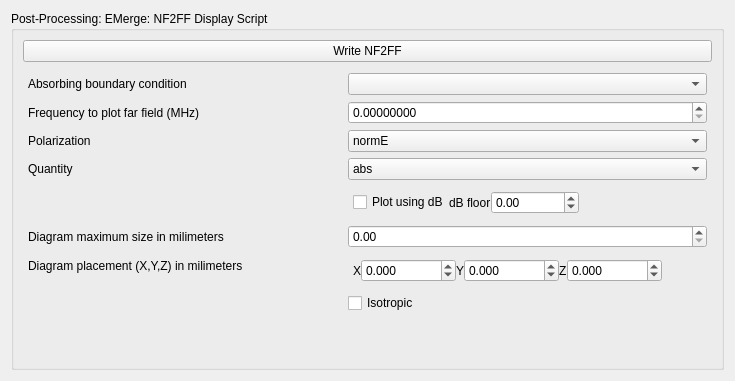
                   <widget class="QWidget" name="probeProcessingEmergeTab_nf2ffTab">
                    <attribute name="title">
                     <string>NF2FF</string>
                    </attribute>
                    <layout class="QVBoxLayout" name="verticalLayout_46">
                     <item>
                      <widget class="QGroupBox" name="nf2ffEMergeGroupProcessing">
                       <property name="title">
                        <string>Post-Processing: EMerge: NF2FF Display Script</string>
                       </property>
                       <layout class="QVBoxLayout" name="verticalLayout_45">
                        <item>
                         <widget class="QPushButton" name="writeNf2ffEmergeButton">
                          <property name="text">
                           <string>Write NF2FF</string>
                          </property>
                         </widget>
                        </item>
                        <item>
                         <layout class="QFormLayout" name="formLayout_2">
                          <property name="horizontalSpacing">
                           <number>0</number>
                          </property>
                          <property name="leftMargin">
                           <number>5</number>
                          </property>
                          <property name="topMargin">
                           <number>5</number>
                          </property>
                          <property name="rightMargin">
                           <number>5</number>
                          </property>
                          <property name="bottomMargin">
                           <number>5</number>
                          </property>
                          <item row="0" column="0">
                           <widget class="QLabel" name="label_126">
                            <property name="text">
                             <string>Absorbing boundary condition</string>
                            </property>
                           </widget>
                          </item>
                          <item row="0" column="1">
                           <widget class="QComboBox" name="portNf2ffEmergeObjectList"/>
                          </item>
                          <item row="1" column="0">
                           <widget class="QLabel" name="label_127">
                            <property name="text">
                             <string>Frequency to plot far field (MHz)</string>
                            </property>
                           </widget>
                          </item>
                          <item row="1" column="1">
                           <widget class="QDoubleSpinBox" name="boundaryNf2ffEmergeFreq">
                            <property name="decimals">
                             <number>8</number>
                            </property>
                            <property name="maximum">
                             <double>10000000000.000000000000000</double>
                            </property>
                           </widget>
                          </item>
                          <item row="2" column="0">
                           <widget class="QLabel" name="label_128">
                            <property name="text">
                             <string>Polarization</string>
                            </property>
                           </widget>
                          </item>
                          <item row="2" column="1">
                           <widget class="QComboBox" name="polarizationNf2ffEmerge">
                            <item>
                             <property name="text">
                              <string>normE</string>
                             </property>
                            </item>
                            <item>
                             <property name="text">
                              <string>Erhcp</string>
                             </property>
                            </item>
                            <item>
                             <property name="text">
                              <string>Elhcp</string>
                             </property>
                            </item>
                            <item>
                             <property name="text">
                              <string>Etheta</string>
                             </property>
                            </item>
                            <item>
                             <property name="text">
                              <string>Ephi</string>
                             </property>
                            </item>
                            <item>
                             <property name="text">
                              <string>Ex</string>
                             </property>
                            </item>
                            <item>
                             <property name="text">
                              <string>Ey</string>
                             </property>
                            </item>
                            <item>
                             <property name="text">
                              <string>Ez</string>
                             </property>
                            </item>
                            <item>
                             <property name="text">
                              <string>AR</string>
                             </property>
                            </item>
                           </widget>
                          </item>
                          <item row="3" column="0">
                           <widget class="QLabel" name="label_129">
                            <property name="text">
                             <string>Quantity</string>
                            </property>
                           </widget>
                          </item>
                          <item row="3" column="1">
                           <widget class="QComboBox" name="quantityNf2ffEmerge">
                            <item>
                             <property name="text">
                              <string>abs</string>
                             </property>
                            </item>
                            <item>
                             <property name="text">
                              <string>real</string>
                             </property>
                            </item>
                            <item>
                             <property name="text">
                              <string>imag</string>
                             </property>
                            </item>
                            <item>
                             <property name="text">
                              <string>angle</string>
                             </property>
                            </item>
                           </widget>
                          </item>
                          <item row="4" column="0">
                           <spacer name="horizontalSpacer_54">
                            <property name="orientation">
                             <enum>Qt::Orientation::Horizontal</enum>
                            </property>
                            <property name="sizeHint" stdset="0">
                             <size>
                              <width>320</width>
                              <height>20</height>
                             </size>
                            </property>
                           </spacer>
                          </item>
                          <item row="4" column="1">
                           <layout class="QHBoxLayout" name="horizontalLayout_65">
                            <property name="leftMargin">
                             <number>5</number>
                            </property>
                            <property name="topMargin">
                             <number>5</number>
                            </property>
                            <property name="rightMargin">
                             <number>5</number>
                            </property>
                            <property name="bottomMargin">
                             <number>5</number>
                            </property>
                            <item>
                             <widget class="QCheckBox" name="useDecibelsNf2ffEmerge">
                              <property name="text">
                               <string>Plot using dB</string>
                              </property>
                             </widget>
                            </item>
                            <item>
                             <widget class="QLabel" name="label_130">
                              <property name="text">
                               <string>dB floor</string>
                              </property>
                             </widget>
                            </item>
                            <item>
                             <widget class="QDoubleSpinBox" name="dBFloorNf2ffEmerge">
                              <property name="minimum">
                               <double>-100000000.000000000000000</double>
                              </property>
                              <property name="maximum">
                               <double>100000000.000000000000000</double>
                              </property>
                             </widget>
                            </item>
                            <item>
                             <spacer name="horizontalSpacer_55">
                              <property name="orientation">
                               <enum>Qt::Orientation::Horizontal</enum>
                              </property>
                              <property name="sizeHint" stdset="0">
                               <size>
                                <width>40</width>
                                <height>20</height>
                               </size>
                              </property>
                             </spacer>
                            </item>
                           </layout>
                          </item>
                          <item row="5" column="0">
                           <widget class="QLabel" name="label_131">
                            <property name="text">
                             <string>Diagram maximum size in milimeters</string>
                            </property>
                           </widget>
                          </item>
                          <item row="5" column="1">
                           <widget class="QDoubleSpinBox" name="diagramRMaxNF2FFEmerge"/>
                          </item>
                          <item row="6" column="0">
                           <widget class="QLabel" name="label_132">
                            <property name="text">
                             <string>Diagram placement (X,Y,Z) in milimeters</string>
                            </property>
                           </widget>
                          </item>
                          <item row="6" column="1">
                           <layout class="QHBoxLayout" name="horizontalLayout_66">
                            <property name="leftMargin">
                             <number>5</number>
                            </property>
                            <property name="topMargin">
                             <number>5</number>
                            </property>
                            <property name="rightMargin">
                             <number>5</number>
                            </property>
                            <property name="bottomMargin">
                             <number>5</number>
                            </property>
                            <item>
                             <widget class="QLabel" name="label_133">
                              <property name="text">
                               <string>X</string>
                              </property>
                             </widget>
                            </item>
                            <item>
                             <widget class="QDoubleSpinBox" name="diagramPlacementXNF2FFEmerge">
                              <property name="decimals">
                               <number>3</number>
                              </property>
                              <property name="minimum">
                               <double>-100000000.000000000000000</double>
                              </property>
                              <property name="maximum">
                               <double>100000000.000000000000000</double>
                              </property>
                             </widget>
                            </item>
                            <item>
                             <widget class="QLabel" name="label_134">
                              <property name="text">
                               <string>Y</string>
                              </property>
                             </widget>
                            </item>
                            <item>
                             <widget class="QDoubleSpinBox" name="diagramPlacementYNF2FFEmerge">
                              <property name="decimals">
                               <number>3</number>
                              </property>
                              <property name="minimum">
                               <double>-100000000.000000000000000</double>
                              </property>
                              <property name="maximum">
                               <double>100000000.000000000000000</double>
                              </property>
                             </widget>
                            </item>
                            <item>
                             <widget class="QLabel" name="label_135">
                              <property name="text">
                               <string>Z</string>
                              </property>
                             </widget>
                            </item>
                            <item>
                             <widget class="QDoubleSpinBox" name="diagramPlacementZNF2FFEmerge">
                              <property name="decimals">
                               <number>3</number>
                              </property>
                              <property name="minimum">
                               <double>-100000000.000000000000000</double>
                              </property>
                              <property name="maximum">
                               <double>100000000.000000000000000</double>
                              </property>
                             </widget>
                            </item>
                            <item>
                             <spacer name="horizontalSpacer_56">
                              <property name="orientation">
                               <enum>Qt::Orientation::Horizontal</enum>
                              </property>
                              <property name="sizeHint" stdset="0">
                               <size>
                                <width>40</width>
                                <height>20</height>
                               </size>
                              </property>
                             </spacer>
                            </item>
                           </layout>
                          </item>
                          <item row="7" column="1">
                           <widget class="QCheckBox" name="diagramIsotropicNF2FFEmerge">
                            <property name="text">
                             <string>Isotropic</string>
                            </property>
                           </widget>
                          </item>
                         </layout>
                        </item>
                        <item>
                         <spacer name="verticalSpacer_35">
                          <property name="orientation">
                           <enum>Qt::Orientation::Vertical</enum>
                          </property>
                          <property name="sizeHint" stdset="0">
                           <size>
                            <width>20</width>
                            <height>40</height>
                           </size>
                          </property>
                         </spacer>
                        </item>
                       </layout>
                      </widget>
                     </item>
                    </layout>
                   </widget>
